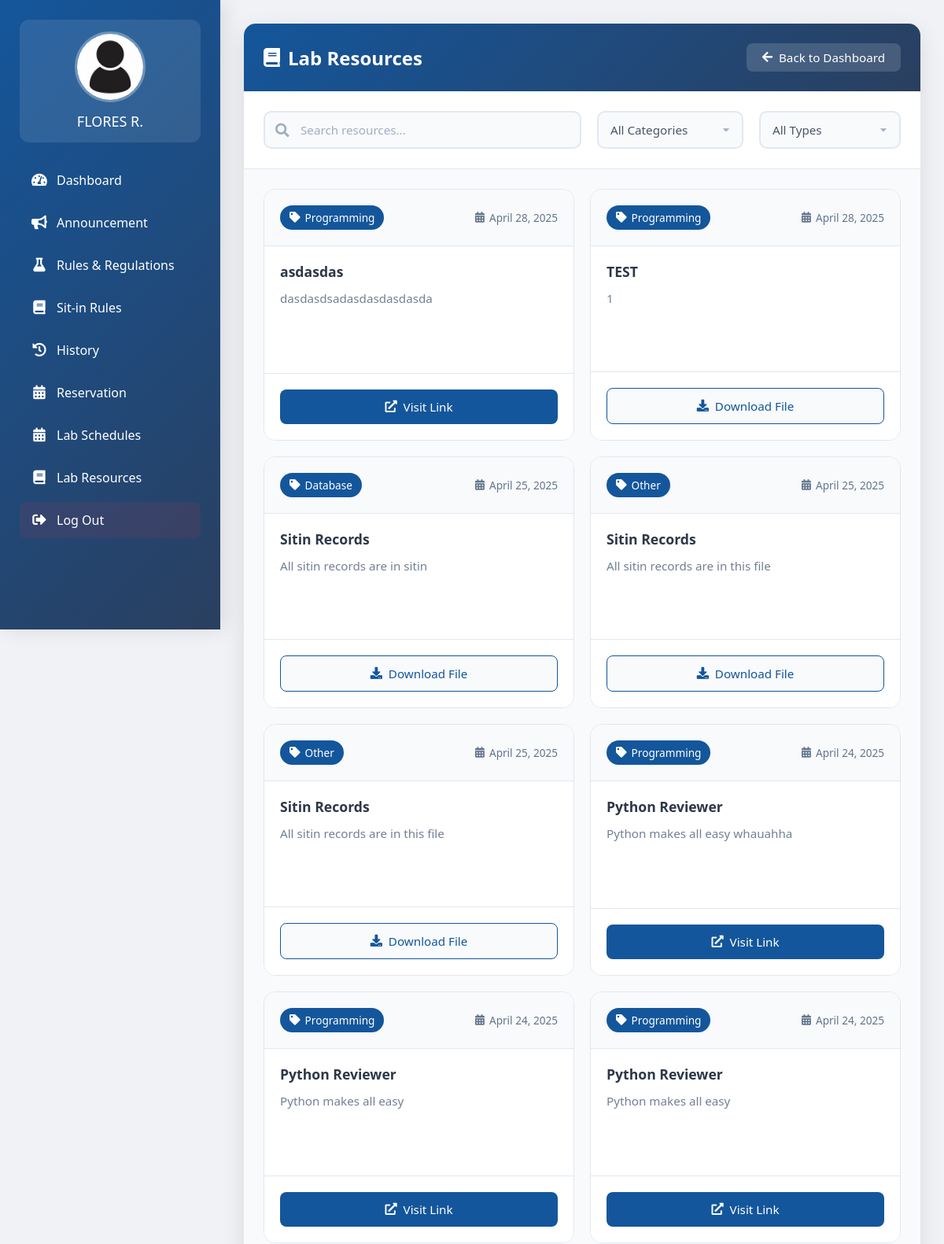
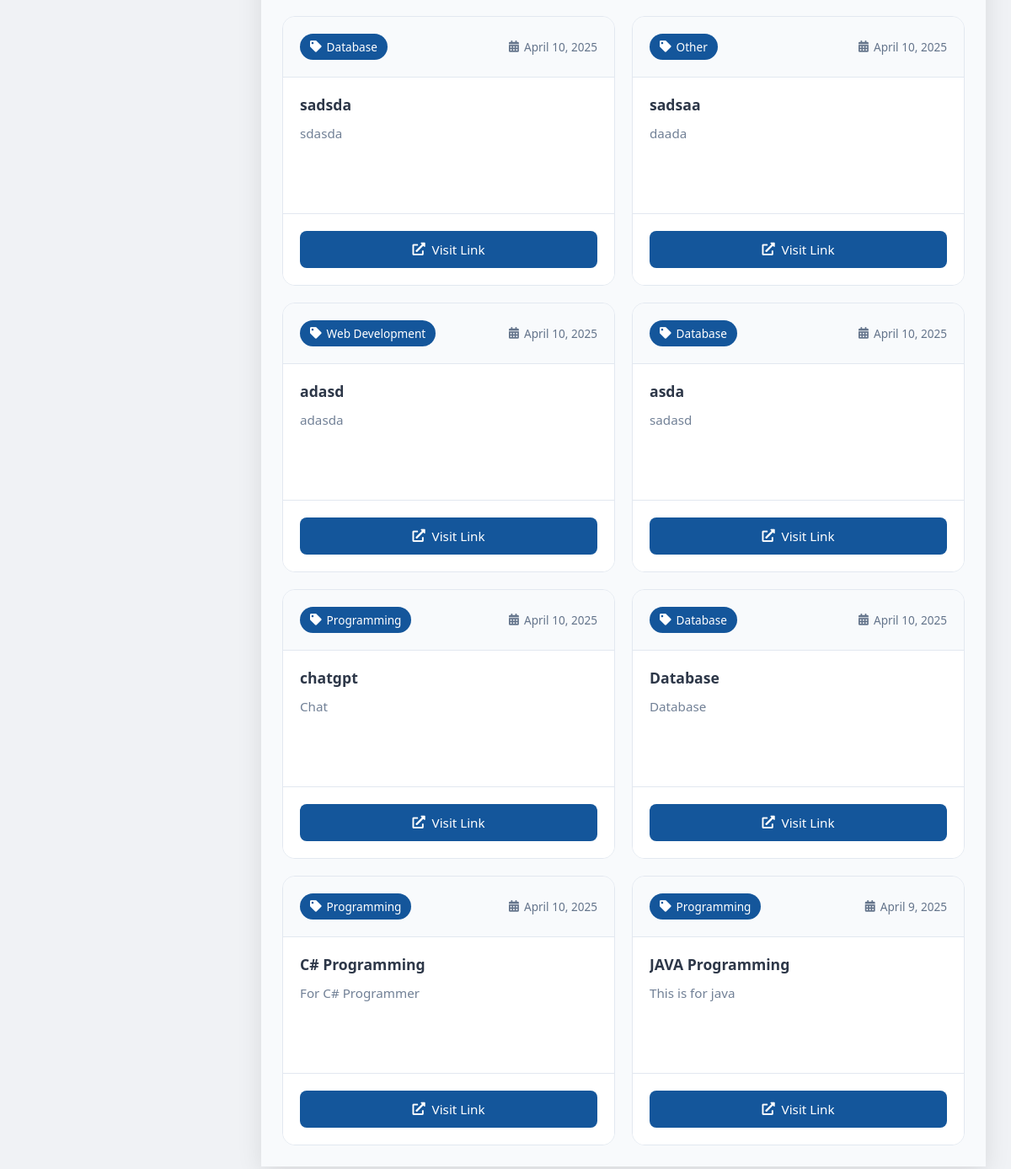
/viewlabresources.php (signed in), run on the app's committed database (2 pictures, top to bottom).
### tables this page shows
CREATE TABLE `user` (
  `IDNO` int(11) NOT NULL,
  `LASTNAME` varchar(255) NOT NULL,
  `FIRSTNAME` varchar(255) NOT NULL,
  `MIDNAME` varchar(255) NOT NULL,
  `COURSE` varchar(255) NOT NULL,
  `YEARLEVEL` int(11) NOT NULL,
  `USERNAME` varchar(255) NOT NULL,
  `PASSWORD` varchar(255) NOT NULL,
  `EMAIL` varchar(255) NOT NULL,
  `PROFILE_PIC` varchar(255) NOT NULL DEFAULT 'default.jpg',
  `REMAINING_SESSIONS` int(30) NOT NULL DEFAULT 30,
  `POINTS` int(11) DEFAULT 0
);

CREATE TABLE `lab_resources` (
  `id` int(11) NOT NULL,
  `title` varchar(255) NOT NULL,
  `description` text DEFAULT NULL,
  `category` varchar(100) NOT NULL,
  `resource_type` varchar(50) NOT NULL,
  `link` text NOT NULL,
  `file_path` varchar(255) DEFAULT NULL,
  `upload_date` datetime NOT NULL,
  `file_name` varchar(255) DEFAULT NULL,
  `file_type` varchar(50) DEFAULT NULL
);

### viewlabresources.php (the view, shortened to what this page needs)
<?php
include("connector.php");
$username = $_SESSION['Username'];
$query = "SELECT PROFILE_PIC, FIRSTNAME, MIDNAME, LASTNAME FROM user WHERE USERNAME = '$username'";
$result = mysqli_query($con, $query);
if ($result && mysqli_num_rows($result) > 0) {
    $row = mysqli_fetch_assoc($result);
    $profile_pic = !empty($row['PROFILE_PIC']) ? htmlspecialchars($row['PROFILE_PIC']) : 'default.jpg';
    $user_name = htmlspecialchars($row['LASTNAME'] . ' ' . substr($row['FIRSTNAME'], 0, 1) . '.');
} else {
    $profile_pic = 'default.jpg';
    $user_name = 'User';
}
$search = isset($_GET['search']) ? mysqli_real_escape_string($con, $_GET['search']) : '';
$query = "SELECT * FROM lab_resources WHERE 1=1";
$query .= " ORDER BY upload_date DESC";
$result = mysqli_query($con, $query);
?>
<!DOCTYPE html>
<html lang="en">
<head>
    <link rel="stylesheet" href="https://cdnjs.cloudflare.com/ajax/libs/font-awesome/5.15.3/css/all.min.css">
</head>
<body>
<div class="sidebar">
    <a href="profile.php" class="profile-link">
        <img src="uploads/<?php echo $profile_pic; ?>" alt="Profile Picture">
        <div class="user-name"><?php echo $user_name; ?></div>
    </a>
    <div class="nav-links">
        <a href="dashboard.php"><i class="fas fa-tachometer-alt"></i> Dashboard</a>
        <a href="viewAnnouncement.php"><i class="fas fa-bullhorn"></i> Announcement</a>
        <a href="labRules&Regulations.php"><i class="fas fa-flask"></i> Rules & Regulations</a>
        <a href="sitinrules.php"><i class="fas fa-book"></i> Sit-in Rules</a>
        <a href="history.php"><i class="fas fa-history"></i> History</a>
        <a href="reservation.php"><i class="fas fa-calendar-alt"></i> Reservation</a>
        <a href="labschedule.php"><i class="fas fa-calendar-alt"></i> Lab Schedules</a>
        <a href="viewlabresources.php"><i class="fas fa-book"></i> Lab Resources</a>
        <a href="login.php" class="logout-button"><i class="fas fa-sign-out-alt"></i> Log Out</a>
    </div>
</div>
<div class="content">
    <div class="resources-container">
        <div class="resources-header">
            <h1>
                <i class="fas fa-book"></i>
                Lab Resources
            </h1>
            <a href="dashboard.php" class="back-button">
                <i class="fas fa-arrow-left"></i>
                Back to Dashboard
            </a>
        </div>
        <div class="filters">
            <div class="search-box">
                <input type="text" id="search" placeholder="Search resources..."
                       value="<?php echo htmlspecialchars($search); ?>">
            </div>
            <div class="category-filter">
                <select id="category">
                    <option value="">All Categories</option>
                </select>
            </div>
            <div class="type-filter">
                <select id="type">
                    <option value="">All Types</option>
                </select>
            </div>
        </div>
        <div class="resources-grid">
            <?php if (mysqli_num_rows($result) > 0): ?>
                <?php while ($row = mysqli_fetch_assoc($result)): ?>
                    <div class="resource-card">
                        <div class="resource-header">
                            <div class="category-badge">
                                <i class="fas fa-tag"></i> <?php echo htmlspecialchars($row['category']); ?>
                            </div>
                            <div class="resource-date">
                                <i class="fas fa-calendar-alt"></i>
                                <?php echo date('F j, Y', strtotime($row['upload_date'])); ?>
                            </div>
                        </div>
                        <div class="resource-body">
                            <h3 class="resource-title">
                                <?php echo htmlspecialchars($row['title']); ?>
                            </h3>
                            <p class="resource-description">
                                <?php echo htmlspecialchars($row['description']); ?>
                            </p>
                        </div>
                        <div class="resource-actions">
                            <?php
                            $hasLink = isset($row['link']) && !empty(trim($row['link']));
                            $hasFile = isset($row['file_path']) && !empty(trim($row['file_path']));
                            ?>
                            <?php if ($hasLink): ?>
                                <a href="<?php echo htmlspecialchars($row['link']); ?>"
                                   target="_blank"
                                   class="resource-btn link-btn">
                                    <i class="fas fa-external-link-alt"></i> Visit Link
                                </a>
                            <?php endif; ?>
                            <?php if ($hasFile): ?>
                                <a href="uploads/resources/<?php echo htmlspecialchars($row['file_path']); ?>"
                                   download="<?php echo htmlspecialchars($row['file_name']); ?>"
                                   class="resource-btn download-btn">
                                    <i class="fas fa-download"></i> Download File
                                </a>
                            <?php endif; ?>
                        </div>
                    </div>
                <?php endwhile; ?>
            <?php endif; ?>
        </div>
    </div>
</div>
</body>
</html>

### data on the page
user: PROFILE_PIC (placeholder picture), user_name "FLORES R."
lab_resources: category "Programming", upload_date "April 28, 2025", title "asdasdas", description "dasdasdsadasdasdasdasda"
lab_resources: category "Programming", upload_date "April 28, 2025", title "TEST", description "1"
lab_resources: category "Database", upload_date "April 25, 2025", title "Sitin Records", description "All sitin records are in sitin"
lab_resources: category "Other", upload_date "April 25, 2025", title "Sitin Records", description "All sitin records are in this file"
lab_resources: category "Other", upload_date "April 25, 2025", title "Sitin Records", description "All sitin records are in this file"
lab_resources: category "Programming", upload_date "April 24, 2025", title "Python Reviewer", description "Python makes all easy whauahha"
lab_resources: category "Programming", upload_date "April 24, 2025", title "Python Reviewer", description "Python makes all easy"
lab_resources: category "Programming", upload_date "April 24, 2025", title "Python Reviewer", description "Python makes all easy"
lab_resources: category "Database", upload_date "April 10, 2025", title "sadsda", description "sdasda"
lab_resources: category "Other", upload_date "April 10, 2025", title "sadsaa", description "daada"
lab_resources: category "Web Development", upload_date "April 10, 2025", title "adasd", description "adasda"
lab_resources: category "Database", upload_date "April 10, 2025", title "asda", description "sadasd"
lab_resources: category "Programming", upload_date "April 10, 2025", title "chatgpt", description "Chat"
lab_resources: category "Database", upload_date "April 10, 2025", title "Database", description "Database"
lab_resources: category "Programming", upload_date "April 10, 2025", title "C# Programming", description "For C# Programmer"
lab_resources: category "Programming", upload_date "April 9, 2025", title "JAVA Programming", description "This is for java"
